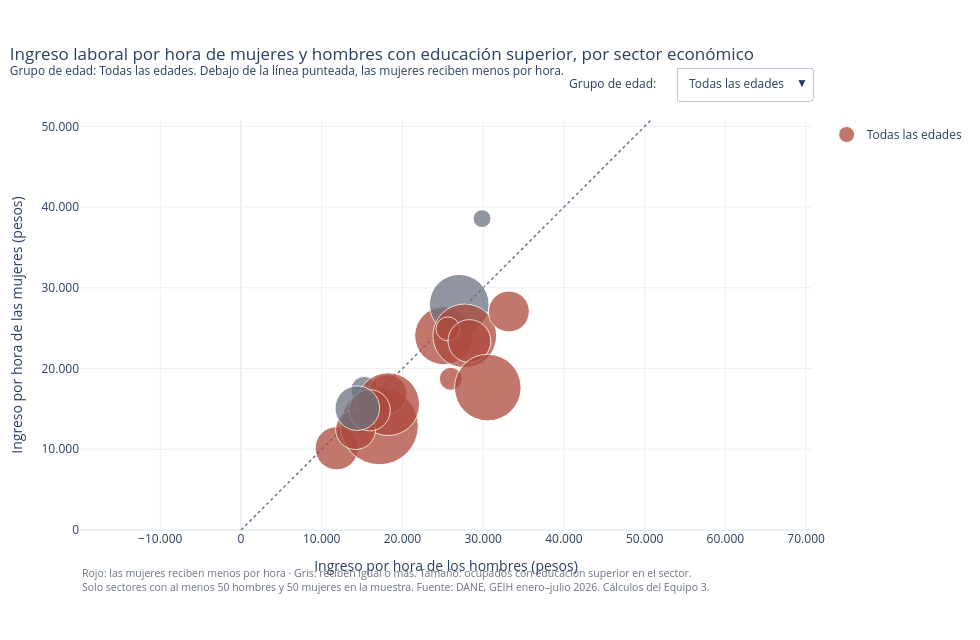

The notebook cell saved with this chart:
### Code cell
limite = sectores[["hora_hombres", "hora_mujeres"]].max().max() * 1.08
escala_tamano = sectores["ocupados_mes"].max() / 55 ** 2   # el punto más grande mide ~55 px

fig = go.Figure()
fig.add_trace(go.Scatter(
    x=[0, limite], y=[0, limite], mode="lines", hoverinfo="skip", showlegend=False,
    line=dict(color=NEUTRO, dash="dot", width=1.5),
))

for i, grupo in enumerate(grupos_menu):
    t = sectores[sectores["grupo"] == grupo]
    texto_brecha = np.where(t["brecha"] >= 0,
                            "las mujeres reciben " + t["brecha"].map(pct) + " menos",
                            "las mujeres reciben " + (-t["brecha"]).map(pct) + " más")
    fig.add_trace(go.Scatter(
        x=t["hora_hombres"], y=t["hora_mujeres"], mode="markers", name=grupo,
        visible=(i == 0),
        marker=dict(size=t["ocupados_mes"], sizemode="area", sizeref=escala_tamano, sizemin=5,
                    color=np.where(t["brecha"] >= 0, ACENTO, NEUTRO),
                    opacity=0.75, line=dict(color="white", width=1)),
        customdata=np.column_stack([
            t["sector"], t["hora_hombres"].map(miles), t["hora_mujeres"].map(miles), texto_brecha,
            t["n_hombres"].map(miles), t["n_mujeres"].map(miles), t["ocupados_mes"].map(miles),
        ]),
        hovertemplate=(
            "<b>%{customdata[0]}</b><br>"
            "Hombres: $ %{customdata[1]} por hora<br>"
            "Mujeres: $ %{customdata[2]} por hora<br>"
            "Por cada hora, %{customdata[3]}<br>"
            "<span style='color:#6B7280'>Ocupados con educación superior: %{customdata[6]} por mes"
            "<br>Muestra: %{customdata[4]} hombres y %{customdata[5]} mujeres</span><extra></extra>"
        ),
    ))

botones = [
    dict(label=grupo, method="update",
         args=[{"visible": [True] + [j == i for j in range(len(grupos_menu))]},
               {"title.text": ("Ingreso laboral por hora de mujeres y hombres con educación superior, "
                               f"por sector económico<br><sup>Grupo de edad: {grupo}. "
                               "Debajo de la línea punteada, las mujeres reciben menos por hora.</sup>")}])
    for i, grupo in enumerate(grupos_menu)
]

fig.update_layout(
    template="plotly_white", height=640, width=980,
    title=dict(text=botones[0]["args"][1]["title.text"], x=0.01, xanchor="left"),
    xaxis=dict(title="Ingreso por hora de los hombres (pesos)", range=[0, limite],
               tickformat=",.0f", separatethousands=True),
    yaxis=dict(title="Ingreso por hora de las mujeres (pesos)", range=[0, limite],
               tickformat=",.0f", separatethousands=True, scaleanchor="x", scaleratio=1),
    separators=",.",
    updatemenus=[dict(buttons=botones, direction="down", x=1.0, xanchor="right", y=1.13,
                      yanchor="top", showactive=True, bgcolor="white")],
    annotations=[
        dict(text="Grupo de edad:", x=0.79, xref="paper", xanchor="right", y=1.115, yref="paper",
             showarrow=False, font=dict(size=12)),
        dict(text=("Rojo: las mujeres reciben menos por hora · Gris: reciben igual o más. Tamaño: ocupados con "
                   "educación superior en el sector.<br>Solo sectores con al menos 50 hombres y 50 mujeres "
                   "en la muestra. " + FUENTE),
             x=0, xref="paper", y=-0.16, yref="paper", showarrow=False, align="left",
             font=dict(size=10.5, color=NEUTRO)),
    ],
    margin=dict(t=120, b=110, l=80, r=30),
    hoverlabel=dict(bgcolor="white", font_size=12),
)

fig.write_html(CARPETA_HTML / "Equipo3_Proyecto3_Plotly_Sectores.html", include_plotlyjs=True,
               config={"displaylogo": False, "locale": "es"})
fig.show()

### Figure 1 — Plotly figure (JSON) as saved in the notebook; plotly's stock layout.template omitted (floating-point values rounded to 4 significant figures)
{"data": [{"hoverinfo": "skip", "line": {"color": "#6B7280", "dash": "dot", "width": 1.5}, "mode": "lines", "showlegend": false, "type": "scatter", "x": [0, 50790.0], "y": [0, 50790.0]}, {"customdata": [["Actividades inmobiliarias", "25.986", "18.730", "las mujeres reciben 27,9 % menos", "413", "426", "106.884"], ["Actividades profesionales y científicas", "25.098", "24.061", "las mujeres reciben 4,1 % menos", "3.094", "2.569", "681.697"], ["Administración pública y defensa", "27.033", "27.954", "las mujeres reciben 3,4 % más", "3.940", "4.334", "727.529"], ["Agro y pesca", "14.781", "13.850", "las mujeres reciben 6,3 % menos", "854", "393", "190.937"], ["Alojamiento y servicios de comida", "11.855", "10.126", "las mujeres reciben 14,6 % menos", "1.505", "2.489", "380.187"], ["Arte y entretenimiento", "15.250", "17.396", "las mujeres reciben 14,1 % más", "705", "432", "141.730"], ["Comercio y reparación de vehículos", "17.149", "12.903", "las mujeres reciben 24,8 % menos", "5.087", "6.588", "1.233.096"], ["Construcción", "18.146", "16.820", "las mujeres reciben 7,3 % menos", "2.071", "820", "314.816"], ["Educación", "27.719", "24.050", "las mujeres reciben 13,2 % menos", "3.498", "5.693", "828.983"], ["Electricidad, gas y agua", "25.637", "24.920", "las mujeres reciben 2,8 % menos", "745", "435", "116.973"], ["Finanzas y seguros", "28.294", "23.409", "las mujeres reciben 17,3 % menos", "1.023", "1.645", "373.835"], ["Industria manufacturera", "18.228", "15.585", "las mujeres reciben 14,5 % menos", "3.022", "2.686", "804.498"], ["Información y comunicaciones", "33.182", "27.069", "las mujeres reciben 18,4 % menos", "1.533", "780", "340.601"], ["Minería", "29.859", "38.576", "las mujeres reciben 29,2 % más", "402", "115", "64.878"], ["Otros servicios", "14.195", "12.448", "las mujeres reciben 12,3 % menos", "1.191", "2.128", "326.379"], ["Salud y asistencia social", "30.568", "17.642", "las mujeres reciben 42,3 % menos", "2.289", "6.794", "905.129"], ["Servicios administrativos y de apoyo", "15.931", "14.835", "las mujeres reciben 6,9 % menos", "1.210", "1.462", "347.226"], ["Transporte y almacenamiento", "14.404", "15.092", "las mujeres reciben 4,8 % más", "2.579", "857", "404.858"]], "hovertemplate": "<b>%{customdata[0]}</b><br>Hombres: $ %{customdata[1]} por hora<br>Mujeres: $ %{customdata[2]} por hora<br>Por cada hora, %{customdata[3]}<br><span style='color:#6B7280'>Ocupados con educación superior: %{customdata[6]} por mes<br>Muestra: %{customdata[4]} hombres y %{customdata[5]} mujeres</span><extra></extra>", "marker": {"color": ["#AD4A3C", "#AD4A3C", "#6B7280", "#AD4A3C", "#AD4A3C", "#6B7280", "#AD4A3C", "#AD4A3C", "#AD4A3C", "#AD4A3C", "#AD4A3C", "#AD4A3C", "#AD4A3C", "#6B7280", "#AD4A3C", "#AD4A3C", "#AD4A3C", "#6B7280"], "line": {"color": "white", "width": 1}, "opacity": 0.75, "size": [106900.0, 681700.0, 727500.0, 190900.0, 380200.0, 141700.0, 1233000.0, 314800.0, 829000.0, 117000.0, 373800.0, 804500.0, 340600.0, 64880.0, 326400.0, 905100.0, 347200.0, 404900.0], "sizemin": 5, "sizemode": "area", "sizeref": 407.6}, "mode": "markers", "name": "Todas las edades", "type": "scatter", "visible": true, "x": [25990.0, 25100.0, 27030.0, 14780.0, 11850.0, 15250.0, 17150.0, 18150.0, 27720.0, 25640.0, 28290.0, 18230.0, 33180.0, 29860.0, 14190.0, 30570.0, 15930.0, 14400.0], "y": [18730.0, 24060.0, 27950.0, 13850.0, 10130.0, 17400.0, 12900.0, 16820.0, 24050.0, 24920.0, 23410.0, 15590.0, 27070.0, 38580.0, 12450.0, 17640.0, 14840.0, 15090.0]}, {"customdata": [["Actividades inmobiliarias", "12.793", "11.097", "las mujeres reciben 13,3 % menos", "50", "55", "14.285"], ["Actividades profesionales y científicas", "16.452", "15.829", "las mujeres reciben 3,8 % menos", "503", "613", "140.742"], ["Administración pública y defensa", "15.796", "18.027", "las mujeres reciben 14,1 % más", "431", "637", "91.989"], ["Agro y pesca", "9.272", "10.000", "las mujeres reciben 7,8 % más", "192", "107", "50.632"], ["Alojamiento y servicios de comida", "9.812", "8.395", "las mujeres reciben 14,4 % menos", "643", "954", "140.750"], ["Arte y entretenimiento", "11.610", "11.364", "las mujeres reciben 2,1 % menos", "226", "169", "49.672"], ["Comercio y reparación de vehículos", "12.238", "9.790", "las mujeres reciben 20,0 % menos", "1.331", "1.727", "325.838"], ["Construcción", "11.544", "13.226", "las mujeres reciben 14,6 % más", "400", "199", "61.131"], ["Educación", "16.202", "13.515", "las mujeres reciben 16,6 % menos", "387", "673", "98.977"], ["Electricidad, gas y agua", "12.854", "15.668", "las mujeres reciben 21,9 % más", "103", "71", "19.304"], ["Finanzas y seguros", "17.576", "15.568", "las mujeres reciben 11,4 % menos", "190", "288", "68.997"], ["Industria manufacturera", "12.277", "11.628", "las mujeres reciben 5,3 % menos", "709", "661", "202.773"], ["Información y comunicaciones", "18.953", "16.223", "las mujeres reciben 14,4 % menos", "429", "208", "85.849"], ["Otros servicios", "12.118", "11.002", "las mujeres reciben 9,2 % menos", "249", "597", "80.955"], ["Salud y asistencia social", "16.192", "14.294", "las mujeres reciben 11,7 % menos", "497", "1.523", "200.158"], ["Servicios administrativos y de apoyo", "14.500", "11.817", "las mujeres reciben 18,5 % menos", "357", "430", "106.676"], ["Transporte y almacenamiento", "10.453", "10.946", "las mujeres reciben 4,7 % más", "627", "222", "93.393"]], "hovertemplate": "<b>%{customdata[0]}</b><br>Hombres: $ %{customdata[1]} por hora<br>Mujeres: $ %{customdata[2]} por hora<br>Por cada hora, %{customdata[3]}<br><span style='color:#6B7280'>Ocupados con educación superior: %{customdata[6]} por mes<br>Muestra: %{customdata[4]} hombres y %{customdata[5]} mujeres</span><extra></extra>", "marker": {"color": ["#AD4A3C", "#AD4A3C", "#6B7280", "#6B7280", "#AD4A3C", "#AD4A3C", "#AD4A3C", "#6B7280", "#AD4A3C", "#6B7280", "#AD4A3C", "#AD4A3C", "#AD4A3C", "#AD4A3C", "#AD4A3C", "#AD4A3C", "#6B7280"], "line": {"color": "white", "width": 1}, "opacity": 0.75, "size": [14290.0, 140700.0, 91990.0, 50630.0, 140700.0, 49670.0, 325800.0, 61130.0, 98980.0, 19300.0, 69000.0, 202800.0, 85850.0, 80950.0, 200200.0, 106700.0, 93390.0], "sizemin": 5, "sizemode": "area", "sizeref": 407.6}, "mode": "markers", "name": "18–28", "type": "scatter", "visible": false, "x": [12790.0, 16450.0, 15800.0, 9272.0, 9812.0, 11610.0, 12240.0, 11540.0, 16200.0, 12850.0, 17580.0, 12280.0, 18950.0, 12120.0, 16190.0, 14500.0, 10450.0], "y": [11100.0, 15830.0, 18030.0, 10000.0, 8395.0, 11360.0, 9790.0, 13230.0, 13520.0, 15670.0, 15570.0, 11630.0, 16220.0, 11000.0, 14290.0, 11820.0, 10950.0]}, {"customdata": [["Actividades inmobiliarias", "29.051", "17.724", "las mujeres reciben 39,0 % menos", "128", "159", "38.525"], ["Actividades profesionales y científicas", "24.129", "25.955", "las mujeres reciben 7,6 % más", "1.092", "1.037", "259.675"], ["Administración pública y defensa", "24.875", "28.176", "las mujeres reciben 13,3 % más", "1.707", "1.787", "319.616"], ["Agro y pesca", "12.321", "14.674", "las mujeres reciben 19,1 % más", "263", "153", "69.751"], ["Alojamiento y servicios de comida", "12.851", "10.124", "las mujeres reciben 21,2 % menos", "483", "862", "147.304"], ["Arte y entretenimiento", "15.119", "14.399", "las mujeres reciben 4,8 % menos", "247", "138", "46.238"], ["Comercio y reparación de vehículos", "17.884", "12.772", "las mujeres reciben 28,6 % menos", "1.832", "2.628", "465.503"], ["Construcción", "17.980", "16.953", "las mujeres reciben 5,7 % menos", "778", "366", "133.068"], ["Educación", "24.968", "21.482", "las mujeres reciben 14,0 % menos", "998", "1.648", "256.177"], ["Electricidad, gas y agua", "21.932", "20.620", "las mujeres reciben 6,0 % menos", "282", "178", "40.987"], ["Finanzas y seguros", "28.627", "21.041", "las mujeres reciben 26,5 % menos", "442", "740", "166.549"], ["Industria manufacturera", "18.962", "15.986", "las mujeres reciben 15,7 % menos", "1.137", "1.085", "323.117"], ["Información y comunicaciones", "34.351", "26.217", "las mujeres reciben 23,7 % menos", "664", "364", "150.753"], ["Minería", "24.032", "40.941", "las mujeres reciben 70,4 % más", "151", "62", "29.251"], ["Otros servicios", "14.856", "11.680", "las mujeres reciben 21,4 % menos", "410", "810", "119.739"], ["Salud y asistencia social", "30.708", "18.088", "las mujeres reciben 41,1 % menos", "814", "2.701", "374.743"], ["Servicios administrativos y de apoyo", "15.542", "14.930", "las mujeres reciben 3,9 % menos", "489", "589", "148.983"], ["Transporte y almacenamiento", "15.522", "14.686", "las mujeres reciben 5,4 % menos", "926", "339", "151.710"]], "hovertemplate": "<b>%{customdata[0]}</b><br>Hombres: $ %{customdata[1]} por hora<br>Mujeres: $ %{customdata[2]} por hora<br>Por cada hora, %{customdata[3]}<br><span style='color:#6B7280'>Ocupados con educación superior: %{customdata[6]} por mes<br>Muestra: %{customdata[4]} hombres y %{customdata[5]} mujeres</span><extra></extra>", "marker": {"color": ["#AD4A3C", "#6B7280", "#6B7280", "#6B7280", "#AD4A3C", "#AD4A3C", "#AD4A3C", "#AD4A3C", "#AD4A3C", "#AD4A3C", "#AD4A3C", "#AD4A3C", "#AD4A3C", "#6B7280", "#AD4A3C", "#AD4A3C", "#AD4A3C", "#AD4A3C"], "line": {"color": "white", "width": 1}, "opacity": 0.75, "size": [38530.0, 259700.0, 319600.0, 69750.0, 147300.0, 46240.0, 465500.0, 133100.0, 256200.0, 40990.0, 166500.0, 323100.0, 150800.0, 29250.0, 119700.0, 374700.0, 149000.0, 151700.0], "sizemin": 5, "sizemode": "area", "sizeref": 407.6}, "mode": "markers", "name": "29–40", "type": "scatter", "visible": false, "x": [29050.0, 24130.0, 24870.0, 12320.0, 12850.0, 15120.0, 17880.0, 17980.0, 24970.0, 21930.0, 28630.0, 18960.0, 34350.0, 24030.0, 14860.0, 30710.0, 15540.0, 15520.0], "y": [17720.0, 25950.0, 28180.0, 14670.0, 10120.0, 14400.0, 12770.0, 16950.0, 21480.0, 20620.0, 21040.0, 15990.0, 26220.0, 40940.0, 11680.0, 18090.0, 14930.0, 14690.0]}, {"customdata": [["Actividades inmobiliarias", "25.565", "21.044", "las mujeres reciben 17,7 % menos", "171", "164", "41.812"], ["Actividades profesionales y científicas", "29.164", "28.613", "las mujeres reciben 1,9 % menos", "1.086", "784", "219.764"], ["Administración pública y defensa", "32.295", "30.868", "las mujeres reciben 4,4 % menos", "1.498", "1.686", "281.079"], ["Agro y pesca", "18.074", "13.623", "las mujeres reciben 24,6 % menos", "273", "108", "51.135"], ["Alojamiento y servicios de comida", "13.087", "12.486", "las mujeres reciben 4,6 % menos", "304", "578", "78.337"], ["Arte y entretenimiento", "18.560", "28.498", "las mujeres reciben 53,5 % más", "176", "110", "39.442"], ["Comercio y reparación de vehículos", "19.739", "15.700", "las mujeres reciben 20,5 % menos", "1.567", "1.962", "383.424"], ["Construcción", "20.707", "19.485", "las mujeres reciben 5,9 % menos", "730", "235", "101.892"], ["Educación", "30.801", "26.869", "las mujeres reciben 12,8 % menos", "1.552", "2.616", "376.808"], ["Electricidad, gas y agua", "32.175", "31.474", "las mujeres reciben 2,2 % menos", "301", "176", "50.771"], ["Finanzas y seguros", "34.210", "29.100", "las mujeres reciben 14,9 % menos", "339", "580", "127.112"], ["Industria manufacturera", "20.539", "18.417", "las mujeres reciben 10,3 % menos", "977", "813", "236.899"], ["Información y comunicaciones", "40.756", "35.471", "las mujeres reciben 13,0 % menos", "405", "201", "96.972"], ["Otros servicios", "14.475", "14.700", "las mujeres reciben 1,6 % más", "425", "631", "106.923"], ["Salud y asistencia social", "36.042", "19.321", "las mujeres reciben 46,4 % menos", "754", "2.357", "291.669"], ["Servicios administrativos y de apoyo", "17.889", "19.051", "las mujeres reciben 6,5 % más", "313", "400", "80.480"], ["Transporte y almacenamiento", "14.749", "18.689", "las mujeres reciben 26,7 % más", "859", "271", "137.194"]], "hovertemplate": "<b>%{customdata[0]}</b><br>Hombres: $ %{customdata[1]} por hora<br>Mujeres: $ %{customdata[2]} por hora<br>Por cada hora, %{customdata[3]}<br><span style='color:#6B7280'>Ocupados con educación superior: %{customdata[6]} por mes<br>Muestra: %{customdata[4]} hombres y %{customdata[5]} mujeres</span><extra></extra>", "marker": {"color": ["#AD4A3C", "#AD4A3C", "#AD4A3C", "#AD4A3C", "#AD4A3C", "#6B7280", "#AD4A3C", "#AD4A3C", "#AD4A3C", "#AD4A3C", "#AD4A3C", "#AD4A3C", "#AD4A3C", "#6B7280", "#AD4A3C", "#6B7280", "#6B7280"], "line": {"color": "white", "width": 1}, "opacity": 0.75, "size": [41810.0, 219800.0, 281100.0, 51140.0, 78340.0, 39440.0, 383400.0, 101900.0, 376800.0, 50770.0, 127100.0, 236900.0, 96970.0, 106900.0, 291700.0, 80480.0, 137200.0], "sizemin": 5, "sizemode": "area", "sizeref": 407.6}, "mode": "markers", "name": "41–59", "type": "scatter", "visible": false, "x": [25570.0, 29160.0, 32290.0, 18070.0, 13090.0, 18560.0, 19740.0, 20710.0, 30800.0, 32170.0, 34210.0, 20540.0, 40760.0, 14470.0, 36040.0, 17890.0, 14750.0], "y": [21040.0, 28610.0, 30870.0, 13620.0, 12490.0, 28500.0, 15700.0, 19490.0, 26870.0, 31470.0, 29100.0, 18420.0, 35470.0, 14700.0, 19320.0, 19050.0, 18690.0]}, {"customdata": [["Actividades profesionales y científicas", "28.814", "23.725", "las mujeres reciben 17,7 % menos", "411", "135", "61.337"], ["Administración pública y defensa", "34.061", "30.562", "las mujeres reciben 10,3 % menos", "304", "224", "34.845"], ["Alojamiento y servicios de comida", "9.933", "13.375", "las mujeres reciben 34,7 % más", "66", "78", "11.978"], ["Comercio y reparación de vehículos", "17.989", "14.714", "las mujeres reciben 18,2 % menos", "347", "260", "56.626"], ["Educación", "33.611", "30.995", "las mujeres reciben 7,8 % menos", "560", "755", "96.788"], ["Industria manufacturera", "26.232", "17.154", "las mujeres reciben 34,6 % menos", "195", "120", "40.638"], ["Otros servicios", "15.275", "12.138", "las mujeres reciben 20,5 % menos", "104", "85", "18.283"], ["Salud y asistencia social", "47.025", "19.683", "las mujeres reciben 58,1 % menos", "224", "212", "38.251"]], "hovertemplate": "<b>%{customdata[0]}</b><br>Hombres: $ %{customdata[1]} por hora<br>Mujeres: $ %{customdata[2]} por hora<br>Por cada hora, %{customdata[3]}<br><span style='color:#6B7280'>Ocupados con educación superior: %{customdata[6]} por mes<br>Muestra: %{customdata[4]} hombres y %{customdata[5]} mujeres</span><extra></extra>", "marker": {"color": ["#AD4A3C", "#AD4A3C", "#6B7280", "#AD4A3C", "#AD4A3C", "#AD4A3C", "#AD4A3C", "#AD4A3C"], "line": {"color": "white", "width": 1}, "opacity": 0.75, "size": [61340.0, 34840.0, 11980.0, 56630.0, 96790.0, 40640.0, 18280.0, 38250.0], "sizemin": 5, "sizemode": "area", "sizeref": 407.6}, "mode": "markers", "name": "60 y más", "type": "scatter", "visible": false, "x": [28810.0, 34060.0, 9933.0, 17990.0, 33610.0, 26230.0, 15280.0, 47030.0], "y": [23720.0, 30560.0, 13380.0, 14710.0, 30990.0, 17150.0, 12140.0, 19680.0]}], "layout": {"annotations": [{"font": {"size": 12}, "showarrow": false, "text": "Grupo de edad:", "x": 0.79, "xanchor": "right", "xref": "paper", "y": 1.115, "yref": "paper"}, {"align": "left", "font": {"color": "#6B7280", "size": 10.5}, "showarrow": false, "text": "Rojo: las mujeres reciben menos por hora · Gris: reciben igual o más. Tamaño: ocupados con educación superior en el sector.<br>Solo sectores con al menos 50 hombres y 50 mujeres en la muestra. Fuente: DANE, GEIH enero–julio 2026. Cálculos del Equipo 3.", "x": 0, "xref": "paper", "y": -0.16, "yref": "paper"}], "height": 640, "hoverlabel": {"bgcolor": "white", "font": {"size": 12}}, "margin": {"b": 110, "l": 80, "r": 30, "t": 120}, "separators": ",.", "title": {"text": "Ingreso laboral por hora de mujeres y hombres con educación superior, por sector económico<br><sup>Grupo de edad: Todas las edades. Debajo de la línea punteada, las mujeres reciben menos por hora.</sup>", "x": 0.01, "xanchor": "left"}, "updatemenus": [{"bgcolor": "white", "buttons": [{"args": [{"visible": [true, true, false, false, false, false]}, {"title.text": "Ingreso laboral por hora de mujeres y hombres con educación superior, por sector económico<br><sup>Grupo de edad: Todas las edades. Debajo de la línea punteada, las mujeres reciben menos por hora.</sup>"}], "label": "Todas las edades", "method": "update"}, {"args": [{"visible": [true, false, true, false, false, false]}, {"title.text": "Ingreso laboral por hora de mujeres y hombres con educación superior, por sector económico<br><sup>Grupo de edad: 18–28. Debajo de la línea punteada, las mujeres reciben menos por hora.</sup>"}], "label": "18–28", "method": "update"}, {"args": [{"visible": [true, false, false, true, false, false]}, {"title.text": "Ingreso laboral por hora de mujeres y hombres con educación superior, por sector económico<br><sup>Grupo de edad: 29–40. Debajo de la línea punteada, las mujeres reciben menos por hora.</sup>"}], "label": "29–40", "method": "update"}, {"args": [{"visible": [true, false, false, false, true, false]}, {"title.text": "Ingreso laboral por hora de mujeres y hombres con educación superior, por sector económico<br><sup>Grupo de edad: 41–59. Debajo de la línea punteada, las mujeres reciben menos por hora.</sup>"}], "label": "41–59", "method": "update"}, {"args": [{"visible": [true, false, false, false, false, true]}, {"title.text": "Ingreso laboral por hora de mujeres y hombres con educación superior, por sector económico<br><sup>Grupo de edad: 60 y más. Debajo de la línea punteada, las mujeres reciben menos por hora.</sup>"}], "label": "60 y más", "method": "update"}], "direction": "down", "showactive": true, "x": 1.0, "xanchor": "right", "y": 1.13, "yanchor": "top"}], "width": 980, "xaxis": {"range": [0, 50790.0], "separatethousands": true, "tickformat": ",.0f", "title": {"text": "Ingreso por hora de los hombres (pesos)"}}, "yaxis": {"range": [0, 50790.0], "scaleanchor": "x", "scaleratio": 1, "separatethousands": true, "tickformat": ",.0f", "title": {"text": "Ingreso por hora de las mujeres (pesos)"}}}}
